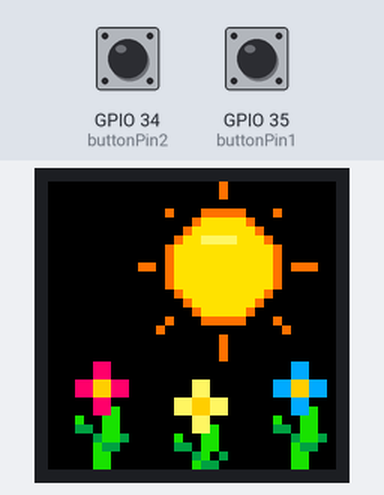
Bench run of a sketch on a simulated ESP32. Shown: 32×32 colour display. The test bench sets the inputs (shaded band); at power-on: GPIO 34 (buttonPin2) LOW, GPIO 35 (buttonPin1) LOW. What the sketch prints to the serial monitor is not drawn.

Above: at 1.2 s.
1.3 s: GPIO 34 (buttonPin2) pulled HIGH for 0.15 s
At 1.66 s:
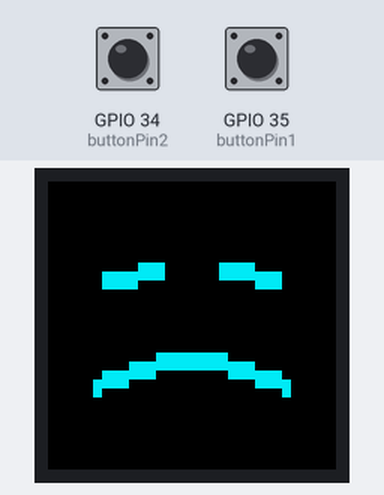
2.0 s: GPIO 35 (buttonPin1) pulled HIGH for 0.15 s
At 2.58 s:
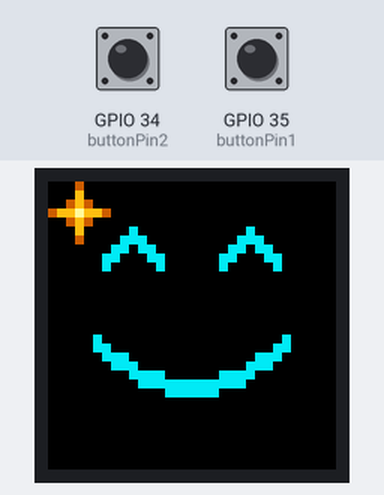
2.7 s: GPIO 34 (buttonPin2) pulled HIGH for 1 s
At 4.28 s:
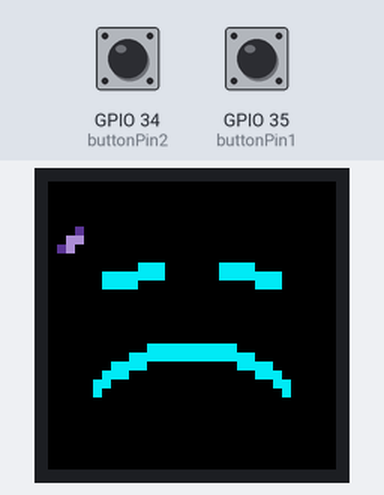
4.3 s: GPIO 35 (buttonPin1) pulled HIGH for 1 s
At 6.05 s:
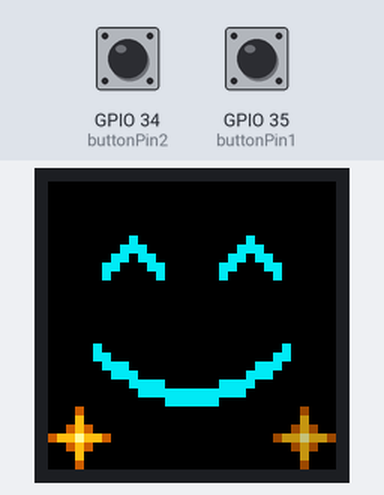
Timing chart, 0 to 6.9 s (numbered marks = the images above; inputs shaded):
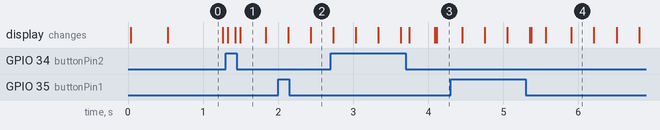

Measured:
- what the display in image 0 shows lasts 0.8 s, from 0.5 s to 1.3 s

The sketch:

after.ino
```cpp
// --- CUSTOM PXMATRIX PINS: PRESERVED FROM YOUR SKETCH ---
#define P_R1 13
#define P_G1 27
#define P_B1 26
#define P_R2 13
#define P_G2 27
#define P_B2 26

#define PxMATRIX_DOUBLE_BUFFER true

#include <PxMatrix.h>
#include <math.h>

// ------------------------- Matrix wiring -------------------------
#define P_LAT 22
#define P_A   19
#define P_B   23
#define P_C   18
#define P_D   5
#define P_OE  16

PxMATRIX display(32, 32, P_LAT, P_OE, P_A, P_B, P_C, P_D);

// ------------------------- Display refresh -------------------------
hw_timer_t *displayTimer = nullptr;
portMUX_TYPE timerMux = portMUX_INITIALIZER_UNLOCKED;

void IRAM_ATTR display_updater() {
  portENTER_CRITICAL_ISR(&timerMux);
  display.display(10);
  portEXIT_CRITICAL_ISR(&timerMux);
}

// ------------------------- Buttons -------------------------
const int buttonPin1 = 35;
const int buttonPin2 = 34;

// External pull-ups: released = HIGH, pressed = LOW.
const unsigned long DEBOUNCE_MS = 30;

struct Button {
  int pin;
  byte rawState;
  byte stableState;
  unsigned long changedAt;
};

// Explicit declarations for Arduino's sketch preprocessor.
void initializeButton(Button &button);
bool buttonPressed(Button &button, unsigned long now);

Button greenButton = {buttonPin1, HIGH, HIGH, 0};
Button blueButton = {buttonPin2, HIGH, HIGH, 0};

enum Scene {
  POND,
  HAPPY,
  SAD
};

Scene currentScene = POND;

unsigned long effectStarted = 0;
unsigned long lastFrame = 0;

const unsigned long FRAME_INTERVAL_MS = 33;
const unsigned long EFFECT_DURATION_MS = 3000UL;

// ------------------------- Button functions -------------------------
void initializeButton(Button &button) {
  pinMode(button.pin, INPUT);

  button.rawState = digitalRead(button.pin);
  button.stableState = button.rawState;
  button.changedAt = millis();
}

bool buttonPressed(Button &button, unsigned long now) {
  byte reading = digitalRead(button.pin);

  if (reading != button.rawState) {
    button.rawState = reading;
    button.changedAt = now;
  }

  if (reading != button.stableState &&
      now - button.changedAt >= DEBOUNCE_MS) {
    button.stableState = reading;
    return reading == LOW;
  }

  return false;
}

// ------------------------- Drawing helpers -------------------------
float smoothProgress(float value) {
  if (value < 0.0f) value = 0.0f;
  if (value > 1.0f) value = 1.0f;

  return value * value * (3.0f - 2.0f * value);
}

void drawGlint(int x, int y, uint16_t color) {
  display.drawPixel(x, y, color);
  display.drawPixel(x - 1, y, color);
  display.drawPixel(x + 1, y, color);
  display.drawPixel(x, y - 1, color);
  display.drawPixel(x, y + 1, color);
}

// ------------------------- Effect 1: Happy with golden stars -------------------------
void effect1(unsigned long now) {
  unsigned long elapsed = now - effectStarted;

  uint16_t cyan = display.color565(0, 235, 245);
  display.fillScreen(display.color565(0, 0, 0));

  // Smile is present immediately.
  float expression = smoothProgress(elapsed / 250.0f);
  float smileDepth = 3.0f + 2.0f * expression;

  // Happy rise, then gentle settling.
  float lift = 0.0f;

  if (elapsed < 220UL) {
    lift = 2.0f * smoothProgress(elapsed / 220.0f);
  } else if (elapsed < 800UL) {
    lift = 2.0f *
           (1.0f - smoothProgress(
               (elapsed - 220UL) / 580.0f));
  }

  int offsetY = -(int)roundf(lift);

  // Slow contented blink.
  float eyeOpenness = 1.0f;

  if (elapsed >= 1400UL && elapsed < 1520UL) {
    eyeOpenness = 1.0f -
        smoothProgress((elapsed - 1400UL) / 120.0f);
  } else if (elapsed >= 1520UL && elapsed < 1780UL) {
    eyeOpenness = 0.0f;
  } else if (elapsed >= 1780UL && elapsed < 1940UL) {
    eyeOpenness =
        smoothProgress((elapsed - 1780UL) / 160.0f);
  }

  const int eyeCenters[2] = {9, 22};
  int eyeY = 10 + offsetY;
  int archHeight = (int)roundf(3.0f * eyeOpenness);

  for (int eye = 0; eye < 2; eye++) {
    int ex = eyeCenters[eye];

    if (archHeight == 0) {
      display.fillRect(ex - 3, eyeY, 7, 2, cyan);
    } else {
      for (int thickness = 0; thickness < 2; thickness++) {
        display.drawLine(
            ex - 3, eyeY + thickness,
            ex, eyeY - archHeight + thickness,
            cyan);

        display.drawLine(
            ex, eyeY - archHeight + thickness,
            ex + 3, eyeY + thickness,
            cyan);
      }
    }
  }

  // Continuous, two-pixel-thick smile.
  int previousX = 0;
  int previousY = 0;

  for (int column = 0; column < 22; column++) {
    int x = 5 + column;
    float u = (column - 10.5f) / 10.5f;

    int y = 19 + offsetY +
            (int)roundf(
                smileDepth * (1.0f - u * u));

    for (int thickness = 0; thickness < 2; thickness++) {
      if (column == 0) {
        display.drawPixel(x, y + thickness, cyan);
      } else {
        display.drawLine(
            previousX, previousY + thickness,
            x, y + thickness,
            cyan);
      }
    }

    previousX = x;
    previousY = y;
  }

  // Star sprite:
  // 0 = black space, 1 = amber, 2 = gold, 3 = pale center.
  //
  // Long points and a broad center make the silhouette
  // read as a star rather than an isolated bright dot.
  static const uint8_t star[7][7] = {
    {0, 0, 0, 1, 0, 0, 0},
    {0, 0, 0, 2, 0, 0, 0},
    {0, 0, 1, 2, 1, 0, 0},
    {1, 2, 2, 3, 2, 2, 1},
    {0, 0, 1, 2, 1, 0, 0},
    {0, 0, 0, 2, 0, 0, 0},
    {0, 0, 0, 1, 0, 0, 0}
  };

  // Five safe positions, separated from the face.
  static const uint8_t starX[5] = {3, 28, 3, 28, 16};
  static const uint8_t starY[5] = {3, 28, 28, 3, 3};

  // Twelve appearances, staggered around the face.
  const int STAR_COUNT = 12;

  static const unsigned long starStart[STAR_COUNT] = {
     120UL,  300UL,  480UL,  660UL,
     840UL, 1020UL, 1200UL, 1380UL,
    1560UL, 1740UL, 1920UL, 2100UL
  };

  const unsigned long STAR_DURATION_MS = 420UL;

  for (int i = 0; i < STAR_COUNT; i++) {
    if (elapsed < starStart[i]) {
      continue;
    }

    unsigned long age = elapsed - starStart[i];

    if (age >= STAR_DURATION_MS) {
      continue;
    }

    // Appear as a complete star, hold, then fade.
    // Never shrink into a lone pixel.
    float brightness = 1.0f;

    if (age >= 200UL) {
      brightness = 1.0f -
          smoothProgress((age - 200UL) / 220.0f);
    }

    uint16_t colors[4];
    colors[0] = 0;

    colors[1] = display.color565(
        (uint8_t)roundf(200.0f * brightness),
        (uint8_t)roundf(95.0f * brightness),
        0);

    colors[2] = display.color565(
        (uint8_t)roundf(255.0f * brightness),
        (uint8_t)roundf(190.0f * brightness),
        (uint8_t)roundf(20.0f * brightness));

    colors[3] = display.color565(
        (uint8_t)roundf(255.0f * brightness),
        (uint8_t)roundf(250.0f * brightness),
        (uint8_t)roundf(155.0f * brightness));

    int position = i % 5;
    int left = starX[position] - 3;
    int top = starY[position] - 3;

    for (int sy = 0; sy < 7; sy++) {
      for (int sx = 0; sx < 7; sx++) {
        uint8_t shade = star[sy][sx];

        if (shade != 0) {
          display.drawPixel(
              left + sx, top + sy, colors[shade]);
        }
      }
    }
  }
}


// ------------------------- Effect 2: Sad face with falling petals -------------------------
void effect2(unsigned long now) {
  unsigned long elapsed = now - effectStarted;

  uint16_t cyan = display.color565(0, 235, 245);
  display.fillScreen(display.color565(0, 0, 0));

  float expression = smoothProgress(elapsed / 450.0f);
  float frownDepth = 3.0f + 1.5f * expression;

  // Entire face sits two pixels higher, with a gentle sinking motion.
  int offsetY = -2 + (int)roundf(
      smoothProgress(elapsed / 850.0f));

  // Slow, weary blink.
  float eyeOpenness = 1.0f;

  if (elapsed >= 900UL && elapsed < 1060UL) {
    eyeOpenness = 1.0f -
        smoothProgress((elapsed - 900UL) / 160.0f);
  } else if (elapsed >= 1060UL && elapsed < 1360UL) {
    eyeOpenness = 0.0f;
  } else if (elapsed >= 1360UL && elapsed < 1580UL) {
    eyeOpenness =
        smoothProgress((elapsed - 1360UL) / 220.0f);
  }

  int eyeY = 11 + offsetY;
  int droop = (int)roundf(eyeOpenness);

  // Restrained, two-pixel-thick eyes.
  for (int thickness = 0; thickness < 2; thickness++) {
    display.drawLine(
        6, eyeY + 1 + thickness,
        12, eyeY + 1 - droop + thickness,
        cyan);

    display.drawLine(
        19, eyeY + 1 - droop + thickness,
        25, eyeY + 1 + thickness,
        cyan);
  }

  // Continuous, two-pixel-thick frown.
  int previousX = 0;
  int previousY = 0;

  for (int column = 0; column < 22; column++) {
    int x = 5 + column;
    float u = (column - 10.5f) / 10.5f;

    int y = 24 + offsetY -
            (int)roundf(
                frownDepth * (1.0f - u * u));

    for (int thickness = 0; thickness < 2; thickness++) {
      if (column == 0) {
        display.drawPixel(x, y + thickness, cyan);
      } else {
        display.drawLine(
            previousX, previousY + thickness,
            x, y + thickness,
            cyan);
      }
    }

    previousX = x;
    previousY = y;
  }

  // ------------------------- Tears -------------------------
  static const unsigned long tearStart[2] = {
    1150UL, 1950UL
  };

  const unsigned long TEAR_DURATION_MS = 1100UL;

  for (int i = 0; i < 2; i++) {
    if (elapsed < tearStart[i]) {
      continue;
    }

    unsigned long age = elapsed - tearStart[i];

    if (age >= TEAR_DURATION_MS) {
      continue;
    }

    float progress = age / (float)TEAR_DURATION_MS;
    float fall = progress * progress;

    int outward = (int)roundf(3.0f * progress);
    int x = i == 0 ? 6 - outward : 25 + outward;

    int y = 13 + offsetY +
            (int)roundf(6.0f * fall);

    float brightness = 1.0f;

    if (age < 120UL) {
      brightness = smoothProgress(age / 120.0f);
    } else if (age > 800UL) {
      brightness = 1.0f -
          smoothProgress((age - 800UL) / 300.0f);
    }

    uint16_t tearBlue = display.color565(
        (uint8_t)roundf(40.0f * brightness),
        (uint8_t)roundf(125.0f * brightness),
        (uint8_t)roundf(255.0f * brightness));

    uint16_t tearLight = display.color565(
        (uint8_t)roundf(150.0f * brightness),
        (uint8_t)roundf(225.0f * brightness),
        (uint8_t)roundf(255.0f * brightness));

    display.drawPixel(x, y, tearBlue);
    display.drawPixel(x, y + 1, tearBlue);
    display.drawFastHLine(x - 1, y + 2, 3, tearBlue);
    display.drawPixel(x, y + 3, tearBlue);
    display.drawPixel(x, y + 2, tearLight);
  }

  // ------------------------- Falling petals -------------------------
  // Two hand-shaped poses: a diagonal petal and a turned petal.
  // 0 = empty, 1 = violet shading, 2 = pale lavender.
  static const uint8_t petalSprites[2][5][5] = {
    {
      {0, 0, 0, 0, 0},
      {0, 0, 0, 1, 0},
      {0, 0, 2, 2, 0},
      {0, 1, 2, 0, 0},
      {0, 0, 0, 0, 0}
    },
    {
      {0, 0, 0, 0, 0},
      {0, 0, 1, 0, 0},
      {0, 2, 2, 1, 0},
      {0, 0, 2, 0, 0},
      {0, 0, 0, 0, 0}
    }
  };

  const int PETAL_COUNT = 4;
  const unsigned long PETAL_DURATION_MS = 1900UL;

  static const unsigned long petalStart[PETAL_COUNT] = {
    80UL, 430UL, 900UL, 1350UL
  };

  for (int i = 0; i < PETAL_COUNT; i++) {
    if (elapsed < petalStart[i]) {
      continue;
    }

    unsigned long age = elapsed - petalStart[i];

    if (age >= PETAL_DURATION_MS) {
      continue;
    }

    float progress = age / (float)PETAL_DURATION_MS;

    // Keep petals in narrow outer lanes, away from the face.
    bool leftSide = (i % 2) == 0;

    float sway = sinf(
        progress * 6.2831853f + i * 1.7f);

    int centerX = leftSide
        ? 1 + (int)roundf(0.6f * sway)
        : 30 + (int)roundf(0.6f * sway);

    int centerY = 1 + (int)roundf(29.0f * progress);

    // Turn occasionally instead of flashing between poses.
    int pose = ((age / 380UL) + i) % 2;
    bool mirror = (i % 2) != 0;

    float brightness = 0.85f;

    if (age < 160UL) {
      brightness *= smoothProgress(age / 160.0f);
    } else if (age > 1500UL) {
      brightness *= 1.0f -
          smoothProgress((age - 1500UL) / 400.0f);
    }

    uint16_t petalShade = display.color565(
        (uint8_t)roundf(105.0f * brightness),
        (uint8_t)roundf(65.0f * brightness),
        (uint8_t)roundf(175.0f * brightness));

    uint16_t petalLight = display.color565(
        (uint8_t)roundf(205.0f * brightness),
        (uint8_t)roundf(165.0f * brightness),
        (uint8_t)roundf(245.0f * brightness));

    for (int sy = 0; sy < 5; sy++) {
      for (int sx = 0; sx < 5; sx++) {
        int sourceX = mirror ? 4 - sx : sx;
        uint8_t shade = petalSprites[pose][sy][sourceX];

        if (shade == 0) {
          continue;
        }

        int px = centerX + sx - 2;
        int py = centerY + sy - 2;

        if (px < 0 || px >= 32 || py < 0 || py >= 32) {
          continue;
        }

        display.drawPixel(
            px, py,
            shade == 1 ? petalShade : petalLight);
      }
    }
  }
}


// ------------------------- Rest: Everything is on fire -------------------------
void restState(unsigned long now) {
  // Clear spring sunshine: an open sky and flowers stirring in a cool breeze.
  static bool initialized = false;
  static unsigned long previousTime = 0;
  static unsigned long animationTime = 0;
  unsigned long step = 33UL;
  if (initialized) {
    unsigned long gap = now - previousTime;
    step = gap <= 200UL ? gap : 33UL;
  } else {
    initialized = true;
  }
  previousTime = now;
  animationTime = (animationTime + step) % 24000UL;

  const float TAU = 6.28318530718f;
  float breeze = TAU * (animationTime % 6000UL) / 6000.0f;
  float rayPhase = TAU * (animationTime % 12000UL) / 12000.0f;

  uint16_t black = display.color565(0, 0, 0);
  uint16_t orange = display.color565(255, 115, 0);
  uint16_t yellow = display.color565(255, 225, 0);
  uint16_t sunlight = display.color565(255, 245, 100);
  uint16_t green = display.color565(30, 225, 0);
  uint16_t leaf = display.color565(0, 160, 65);
  uint16_t pink = display.color565(255, 0, 110);
  uint16_t blue = display.color565(0, 170, 255);
  uint16_t center = display.color565(255, 205, 0);

  // Unlit space keeps the sunny silhouettes clear on the LED panel.
  display.fillScreen(black);

  // A large, steady sun, with gently lengthening rays.
  const int sunX = 19;
  const int sunY = 9;
  display.fillCircle(sunX, sunY, 6, orange);
  display.fillCircle(sunX, sunY, 5, yellow);
  display.drawFastHLine(sunX - 2, sunY - 3, 4, sunlight);

  for (int i = 0; i < 8; i++) {
    float angle = TAU * i / 8.0f;
    int length = sinf(rayPhase + i * 0.8f) > 0.0f ? 10 : 9;
    int x1 = sunX + (int)roundf(cosf(angle) * 8.0f);
    int y1 = sunY + (int)roundf(sinf(angle) * 8.0f);
    int x2 = sunX + (int)roundf(cosf(angle) * length);
    int y2 = sunY + (int)roundf(sinf(angle) * length);
    display.drawLine(x1, y1, x2, y2, orange);
  }

  // Three distinct flowers give the warmth a springtime character.
  const int rootX[3] = {5, 16, 27};
  const int bloomY[3] = {23, 25, 23};
  const uint16_t petals[3] = {pink, sunlight, blue};

  for (int i = 0; i < 3; i++) {
    int sway = (int)roundf(sinf(breeze + i * 0.65f));
    int x = rootX[i] + sway;
    int y = bloomY[i];

    // Rooted stems bend slightly rather than shifting the whole plant.
    display.drawLine(rootX[i], 31, x, y + 2, green);
    display.drawLine(rootX[i] + 1, 31, x + 1, y + 2, green);

    int leafY = y + 5;
    display.drawLine(rootX[i], leafY, rootX[i] - 2, leafY - 1, leaf);
    display.drawPixel(rootX[i] - 2, leafY - 2, green);
    display.drawLine(rootX[i] + 1, leafY + 1, rootX[i] + 3, leafY, leaf);

    // Chunky, four-petal blooms with a strong contrasting center.
    display.fillRect(x - 1, y - 3, 2, 2, petals[i]);
    display.fillRect(x - 1, y + 1, 2, 2, petals[i]);
    display.fillRect(x - 3, y - 1, 2, 2, petals[i]);
    display.fillRect(x + 1, y - 1, 2, 2, petals[i]);
    display.fillRect(x - 1, y - 1, 2, 2, center);
  }
}

// ------------------------- Setup -------------------------
void setup() {
  Serial.begin(115200);

  pinMode(P_OE, OUTPUT);
  digitalWrite(P_OE, LOW);

  initializeButton(greenButton);
  initializeButton(blueButton);

  display.begin(16);
  display.setBrightness(255);
  display.clearDisplay();

  // Preserve your working refresh settings.
  displayTimer = timerBegin(0, 80, true);
  timerAttachInterrupt(displayTimer, &display_updater, true);
  timerAlarmWrite(displayTimer, 1000, true);
  timerAlarmEnable(displayTimer);

  effectStarted = millis();
  lastFrame = effectStarted;

  Serial.println("Ready: koi pond");
}

// ------------------------- Main loop -------------------------
void loop() {
  unsigned long now = millis();

  bool greenPressed = buttonPressed(greenButton, now);
  bool bluePressed = buttonPressed(blueButton, now);

  // Each press starts or restarts its effect.
  // Simultaneous press events are ignored.
  if (greenPressed && !bluePressed) {
    currentScene = HAPPY;
    effectStarted = now;

    Serial.println("Green: happy for 3.5 seconds");
  } else if (bluePressed && !greenPressed) {
    currentScene = SAD;
    effectStarted = now;

    Serial.println("Blue: sad for 3.5 seconds");
  }

  // Return to the pond when the effect finishes.
  if (currentScene != POND &&
      now - effectStarted >= EFFECT_DURATION_MS) {
    currentScene = POND;

    Serial.println("Rest: koi pond");
  }

  if (now - lastFrame >= FRAME_INTERVAL_MS) {
    lastFrame = now;

    // Draw into the hidden buffer.
    switch (currentScene) {
      case HAPPY:
        effect1(now);
        break;

      case SAD:
        effect2(now);
        break;

      case POND:
      default:
        restState(now);
        break;
    }

    // Display the completed frame.
    portENTER_CRITICAL(&timerMux);
    display.showBuffer();
    portEXIT_CRITICAL(&timerMux);
  }

  delay(1);
}
```
